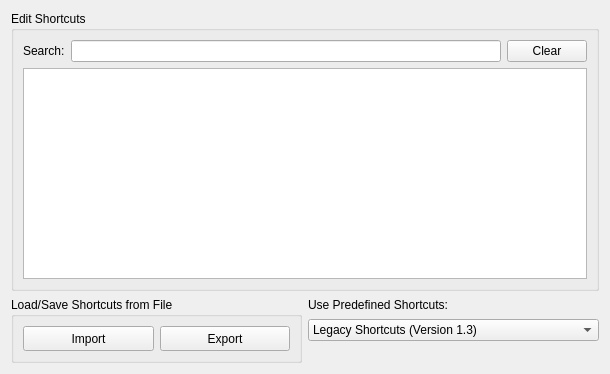
<?xml version="1.0" encoding="UTF-8"?>
<ui version="4.0">
 <class>ShortcutDialogData</class>
 <widget class="QWidget" name="ShortcutDialogData">
  <property name="geometry">
   <rect>
    <x>0</x>
    <y>0</y>
    <width>610</width>
    <height>374</height>
   </rect>
  </property>
  <property name="sizePolicy">
   <sizepolicy hsizetype="Fixed" vsizetype="Fixed">
    <horstretch>0</horstretch>
    <verstretch>0</verstretch>
   </sizepolicy>
  </property>
  <property name="minimumSize">
   <size>
    <width>0</width>
    <height>0</height>
   </size>
  </property>
  <property name="maximumSize">
   <size>
    <width>650</width>
    <height>450</height>
   </size>
  </property>
  <property name="windowTitle">
   <string>Shortcuts</string>
  </property>
  <layout class="QGridLayout" name="gridLayout">
   <item row="0" column="0" colspan="2">
    <widget class="QGroupBox" name="settings_group">
     <property name="title">
      <string>Edit Shortcuts</string>
     </property>
     <layout class="QGridLayout">
      <property name="margin">
       <number>9</number>
      </property>
      <property name="spacing">
       <number>6</number>
      </property>
      <item row="1" column="0" colspan="3">
       <widget class="BALL::VIEW::ShortcutTableView" name="tableView">
        <property name="editTriggers">
         <set>QAbstractItemView::NoEditTriggers</set>
        </property>
        <property name="alternatingRowColors">
         <bool>true</bool>
        </property>
        <property name="selectionMode">
         <enum>QAbstractItemView::SingleSelection</enum>
        </property>
        <property name="selectionBehavior">
         <enum>QAbstractItemView::SelectRows</enum>
        </property>
        <property name="sortingEnabled">
         <bool>true</bool>
        </property>
        <property name="cornerButtonEnabled">
         <bool>false</bool>
        </property>
        <attribute name="horizontalHeaderHighlightSections">
         <bool>false</bool>
        </attribute>
        <attribute name="horizontalHeaderStretchLastSection">
         <bool>true</bool>
        </attribute>
        <attribute name="verticalHeaderVisible">
         <bool>false</bool>
        </attribute>
        <attribute name="horizontalHeaderStretchLastSection">
         <bool>true</bool>
        </attribute>
       </widget>
      </item>
      <item row="0" column="1">
       <widget class="QLineEdit" name="searchEdit"/>
      </item>
      <item row="0" column="2">
       <widget class="QPushButton" name="clearButton">
        <property name="text">
         <string>Clear</string>
        </property>
       </widget>
      </item>
      <item row="0" column="0">
       <widget class="QLabel" name="label">
        <property name="text">
         <string>Search:</string>
        </property>
       </widget>
      </item>
     </layout>
    </widget>
   </item>
   <item row="1" column="0" rowspan="3">
    <widget class="QGroupBox" name="orientation_group">
     <property name="title">
      <string>Load/Save Shortcuts from File</string>
     </property>
     <layout class="QHBoxLayout">
      <property name="spacing">
       <number>6</number>
      </property>
      <property name="margin">
       <number>9</number>
      </property>
      <item>
       <widget class="QPushButton" name="browse_import_button">
        <property name="minimumSize">
         <size>
          <width>50</width>
          <height>25</height>
         </size>
        </property>
        <property name="focusPolicy">
         <enum>Qt::TabFocus</enum>
        </property>
        <property name="toolTip">
         <string>Browse your computer for filedestination of the export</string>
        </property>
        <property name="text">
         <string>Import</string>
        </property>
        <property name="autoDefault">
         <bool>true</bool>
        </property>
        <property name="default">
         <bool>false</bool>
        </property>
        <property name="flat">
         <bool>false</bool>
        </property>
       </widget>
      </item>
      <item>
       <widget class="QPushButton" name="browse_export_button">
        <property name="minimumSize">
         <size>
          <width>50</width>
          <height>25</height>
         </size>
        </property>
        <property name="focusPolicy">
         <enum>Qt::TabFocus</enum>
        </property>
        <property name="toolTip">
         <string>Browse your computer for filedestination of the export</string>
        </property>
        <property name="text">
         <string>Export</string>
        </property>
        <property name="autoDefault">
         <bool>true</bool>
        </property>
        <property name="default">
         <bool>false</bool>
        </property>
        <property name="flat">
         <bool>false</bool>
        </property>
       </widget>
      </item>
     </layout>
    </widget>
   </item>
   <item row="1" column="1">
    <widget class="QLabel" name="label_2">
     <property name="text">
      <string>Use Predefined Shortcuts:</string>
     </property>
    </widget>
   </item>
   <item row="2" column="1">
    <widget class="QComboBox" name="predefined_combo_box">
     <item>
      <property name="text">
       <string>Legacy Shortcuts (Version 1.3)</string>
      </property>
     </item>
     <item>
      <property name="text">
       <string>Legacy Shortcuts (Version 1.2)</string>
      </property>
     </item>
     <item>
      <property name="text">
       <string>Custom</string>
      </property>
     </item>
    </widget>
   </item>
  </layout>
 </widget>
 <layoutdefault spacing="6" margin="11"/>
 <customwidgets>
  <customwidget>
   <class>BALL::VIEW::ShortcutTableView</class>
   <extends>QTableView</extends>
   <header>BALL/VIEW/WIDGETS/shortcutTableView.h</header>
  </customwidget>
 </customwidgets>
 <tabstops>
  <tabstop>searchEdit</tabstop>
  <tabstop>clearButton</tabstop>
  <tabstop>tableView</tabstop>
  <tabstop>browse_import_button</tabstop>
  <tabstop>browse_export_button</tabstop>
  <tabstop>predefined_combo_box</tabstop>
 </tabstops>
 <includes>
  <include location="global">BALL/COMMON/global.h</include>
 </includes>
 <resources/>
 <connections>
  <connection>
   <sender>searchEdit</sender>
   <signal>textChanged(QString)</signal>
   <receiver>ShortcutDialogData</receiver>
   <slot>searchTextChanged(QString)</slot>
   <hints>
    <hint type="sourcelabel">
     <x>307</x>
     <y>56</y>
    </hint>
    <hint type="destinationlabel">
     <x>609</x>
     <y>61</y>
    </hint>
   </hints>
  </connection>
  <connection>
   <sender>clearButton</sender>
   <signal>clicked()</signal>
   <receiver>searchEdit</receiver>
   <slot>clear()</slot>
   <hints>
    <hint type="sourcelabel">
     <x>561</x>
     <y>51</y>
    </hint>
    <hint type="destinationlabel">
     <x>308</x>
     <y>58</y>
    </hint>
   </hints>
  </connection>
  <connection>
   <sender>predefined_combo_box</sender>
   <signal>currentIndexChanged(QString)</signal>
   <receiver>ShortcutDialogData</receiver>
   <slot>loadPredefinedShortcuts_(QString)</slot>
   <hints>
    <hint type="sourcelabel">
     <x>432</x>
     <y>329</y>
    </hint>
    <hint type="destinationlabel">
     <x>391</x>
     <y>350</y>
    </hint>
   </hints>
  </connection>
 </connections>
 <slots>
  <slot>searchTextChanged(QString)</slot>
  <slot>loadPredefinedShortcuts_(QString)</slot>
 </slots>
</ui>
